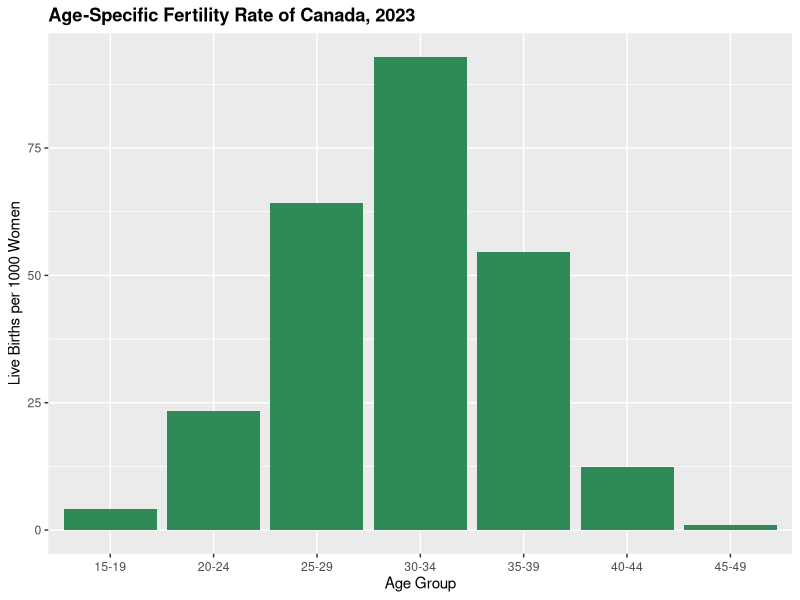
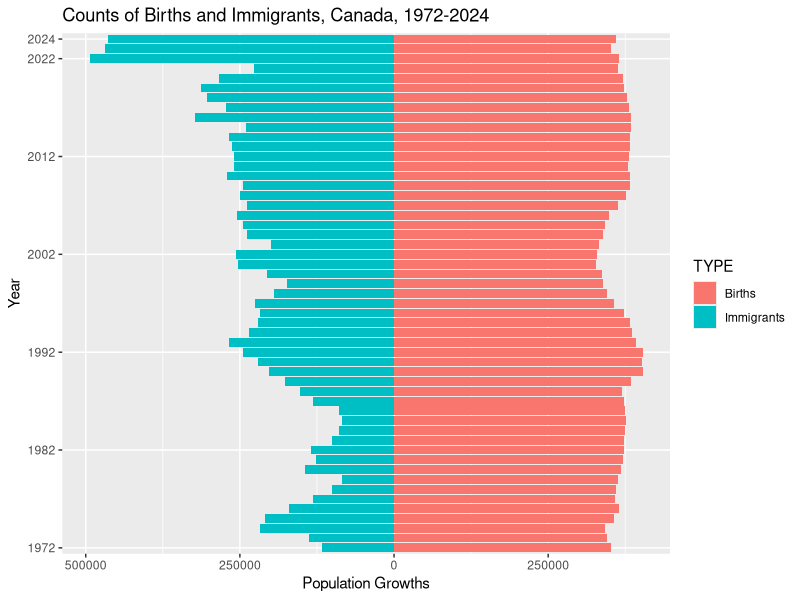
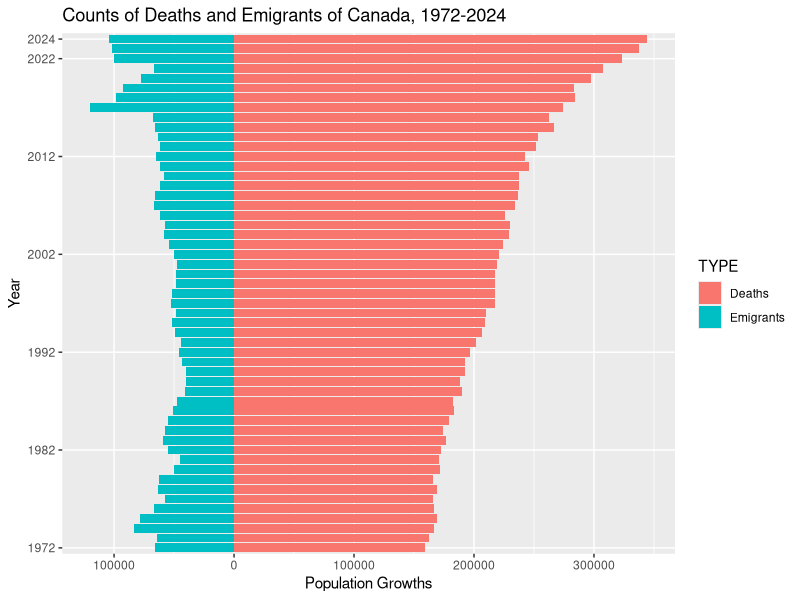
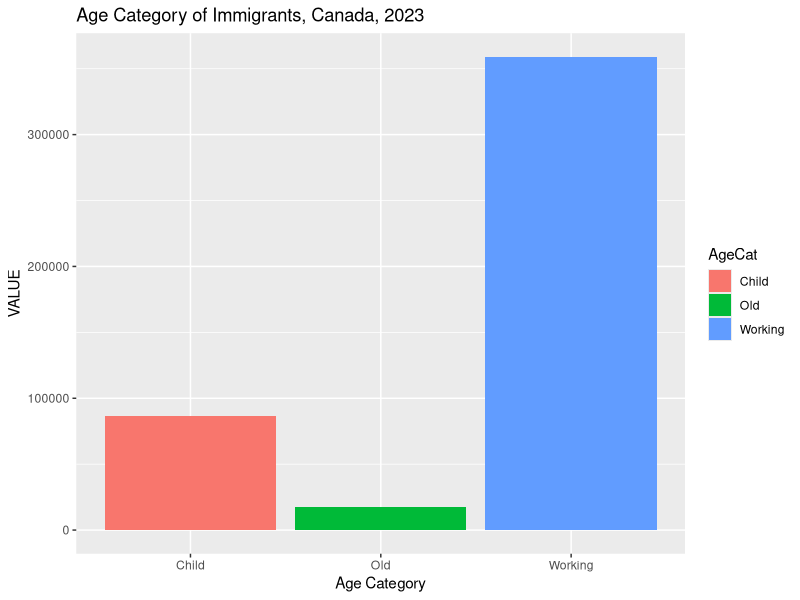
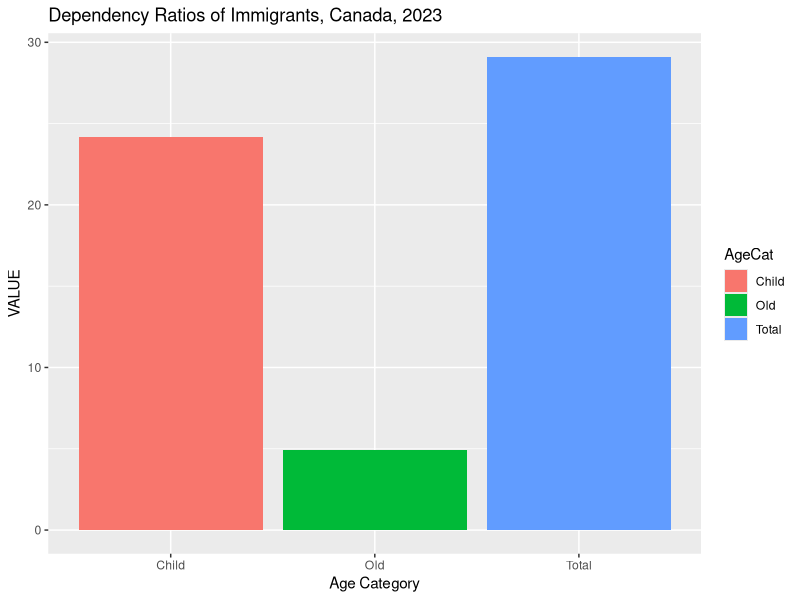

Recreate these plots in R, in order.
library(tidyverse)
options(scipen = 999)

fert <- read.csv("data/fertility.csv")
grow <- read.csv("data/growth.csv")
imm <- read.csv("data/immigration_22to24.csv")


####################################ASFR
ASFR <- fert %>% filter(REF_DATE==2023,
                GEO=="Canada, place of residence of mother") %>%
        select(Characteristics, VALUE)
# remove totals
ASFR0 <- ASFR[-c((nrow(ASFR)-1):nrow(ASFR)), ]
ASFR0$AgeGroup <- sub(".*(\\d{2,2} to \\d{2,2}).*", "\\1", ASFR0$Characteristics)
ASFR0$AgeGroup <- sub(" to ", "-", ASFR0$AgeGroup)
ASFR0

gg_ASFR_2023 <- ggplot(ASFR0, aes(x=AgeGroup, y=VALUE))+
  geom_col(fill="seagreen4")+
  theme(plot.title = element_text(lineheight=.8, face="bold"),
        axis.text.x = element_text(angle=0, vjust=0.5),
        legend.position = "right") +
  labs(title = "Age-Specific Fertility Rate of Canada, 2023",
       x = "Age Group", y = "Live Births per 1000 Women")

######################################################################


glimpse(grow)

grow0 <- grow %>% filter(GEO=="Canada",
                            Components.of.population.growth %in%
                              c("Immigrants", "Emigrants",
                                "Births", "Deaths")) %>%
  select(REF_DATE, TYPE = Components.of.population.growth,
                        VALUE) %>%
  mutate(Year = substr(as.character(REF_DATE),
                       nchar(as.character(REF_DATE)) - 3,
                       nchar(as.character(REF_DATE))))

grow_in <- grow0 %>% filter(TYPE %in% c("Immigrants", "Births")) %>%
                        mutate(VALUE = ifelse(test = TYPE=="Immigrants",
                                              yes = -VALUE,
                                              no = VALUE))

grow_out <- grow0 %>% filter(TYPE %in% c("Deaths", "Emigrants")) %>%
                        mutate(VALUE = ifelse(test = TYPE=="Emigrants",
                                              yes = -VALUE,
                                              no = VALUE))


gg_grow_in <- ggplot(grow_in, aes(x = Year, y = VALUE, fill = TYPE)) +
  geom_col()+
  scale_y_continuous(labels=function(x) abs(x))+
  scale_x_discrete(
    breaks = c(grow_in$Year[1],
               grow_in$Year[seq(1, length(grow_in$Year), by = 20)],
               grow_in$Year[length(grow_in$Year)])
  ) +
  labs(title = "Counts of Births and Immigrants, Canada, 1972-2024",
       y="Population Growths",
       x="Year") +
  coord_flip()


gg_grow_out <- ggplot(grow_out, aes(x = Year, y = VALUE, fill = TYPE)) +
  geom_col()+
  scale_y_continuous(labels=function(x) abs(x))+
  scale_x_discrete(
    breaks = c(grow_out$Year[1],
               grow_out$Year[seq(1, length(grow_out$Year), by = 20)],
               grow_out$Year[length(grow_out$Year)])
  ) +
  labs(title = "Counts of Deaths and Emigrants of Canada, 1972-2024",
       y="Population Growths",
       x="Year") +
  coord_flip()


#########################################immigration dep
imm0 <- imm %>% filter(REF_DATE=="2023/2024",
                       !(Age.group %in% c("All ages", "-1 year"))) %>%
  select(Age.group, VALUE) %>%
  mutate(AgeCat = case_when(
    as.numeric(sub("^\\D*(\\d+).*", "\\1", Age.group)) <= 10 ~ "Child",
    as.numeric(sub("^\\D*(\\d+).*", "\\1", Age.group)) >= 15 &
      as.numeric(sub("^\\D*(\\d+).*", "\\1", Age.group)) <= 60 ~ "Working",
    TRUE ~ "Old"
  )
  ) %>%
  group_by(AgeCat) %>% summarise(VALUE=sum(abs(VALUE))) %>%
  ungroup()

imm1 <- imm0 %>%
  pivot_wider(names_from="AgeCat", values_from="VALUE") %>%
  mutate(Total = Child+Old,
         Child = Child/Working*100,
         Old = Old/Working*100,
         Total = Total/Working*100) %>%
  select(-Working) %>%
  pivot_longer(cols = Child:Total,
               names_to = "AgeCat",
               values_to = "VALUE") %>%
  droplevels()


gg_imm_dep_2023 <- ggplot(imm1,
                              aes(x = AgeCat, y = VALUE, fill=AgeCat))+
  geom_col()+
  xlab("Age Category") +
  labs(title = "Dependency Ratios of Immigrants, Canada, 2023")

gg_imm_agecat_2023 <- ggplot(imm0,
                      aes(x = AgeCat, y = VALUE, fill=AgeCat))+
  geom_col()+
  xlab("Age Category") +
  labs(title = "Age Category of Immigrants, Canada, 2023")
